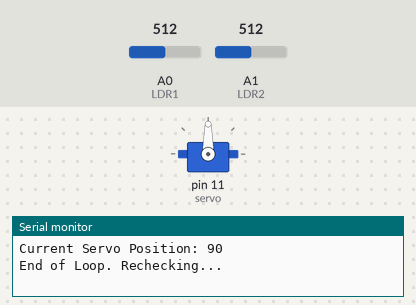
Simulated run of this sketch. Board: Arduino Uno, built with avr-gcc and run on an emulated ATmega328P. Parts: servo, the last lines printed to the serial monitor. The test bench sets the inputs (shaded band); at power-on: A0 (LDR1) = 512, A1 (LDR2) = 512.

Above: at 2.2 s.
2.3 s: A0 (LDR1) set to 536
At 2.64 s:
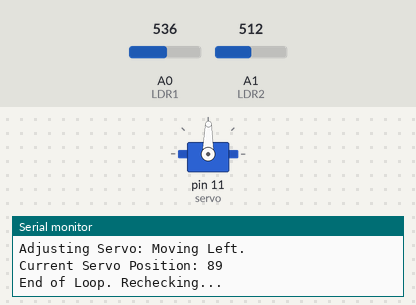
5.3 s: A1 (LDR2) set to 535
8.3 s: A0 (LDR1) set to 716
At 11.2 s:
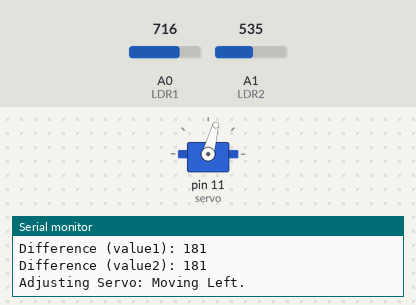
11.3 s: A1 (LDR2) set to 717
At 12.3 s:
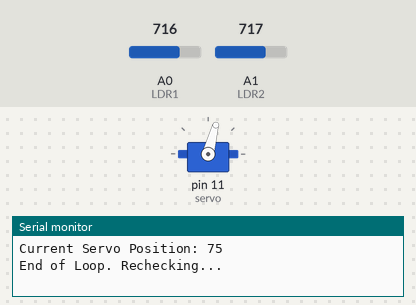
12.8 s: A1 (LDR2) set to 734
At 13.1 s:
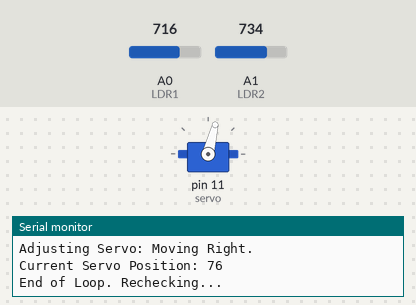
15.8 s: A1 (LDR2) set to 511
Timing chart, 0 to 27.4 s (numbered marks = the images above; inputs shaded):
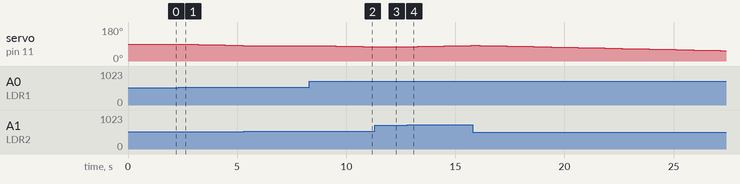

The sketch:

SunTracking_SolarPanel.ino
```cpp
/*
  Solar Tracking System
  Home Page

  This program is designed to track the position of the sun using two LDR sensors and a servo motor.
  It adjusts the servo motor's position to ensure the solar panel is aligned with the light source.

  Components:
  - Two LDR sensors connected to analog pins A0 and A1
  - One servo motor connected to digital PWM pin 11
*/

// Include the servo library to control the servo motor
#include <Servo.h>

// Define the pins connected to the LDR sensors
#define LDR1 A0 // Analog pin for LDR1
#define LDR2 A1 // Analog pin for LDR2

// Define the allowable error margin for comparing LDR readings
#define error 10 // Error value can be adjusted based on sensitivity requirements

// Initialize the starting position for the servo motor
int Spoint = 90; // Initial servo angle, can be modified for different starting positions

// Create a servo object to interact with the servo motor
Servo servo;

// The setup function runs once when the program starts
void setup() {
  // Attach the servo motor to pin 11
  servo.attach(11);

  // Move the servo to its starting position
  servo.write(Spoint);

  // Pause to allow the servo motor to stabilize
  delay(1000);

  // Optional: Print a message to the Serial Monitor for debugging purposes
  Serial.begin(9600); // Initialize Serial Monitor communication at 9600 baud rate
  Serial.println("System Initialized. Starting Position Set.");
}

// The loop function runs continuously after setup
void loop() {
  // Step 1: Read the values from the LDR sensors
  int ldr1 = analogRead(LDR1); // Read analog value from LDR1
  delay(10); // Short delay to stabilize the reading

  int ldr2 = analogRead(LDR2); // Read analog value from LDR2
  delay(10); // Short delay to stabilize the reading

  // Print the LDR readings to the Serial Monitor for debugging
  Serial.print("LDR1 Reading: ");
  Serial.println(ldr1);
  Serial.print("LDR2 Reading: ");
  Serial.println(ldr2);

  // Step 2: Calculate the absolute differences between the readings
  int value1 = abs(ldr1 - ldr2); // Difference when LDR1 is greater
  int value2 = abs(ldr2 - ldr1); // Difference when LDR2 is greater

  // Print the calculated differences to the Serial Monitor
  Serial.print("Difference (value1): ");
  Serial.println(value1);
  Serial.print("Difference (value2): ");
  Serial.println(value2);

  // Step 3: Check if the difference is within the error margin
  if ((value1 <= error) || (value2 <= error)) {
    // Case 1: Differences are small enough to ignore
    Serial.println("No significant movement required. Servo remains in position.");
  } else {
    // Case 2: Adjust the servo based on LDR readings
    if (ldr1 > ldr2) {
      Spoint--; // Decrease the servo angle if LDR1 detects more light
      delay(15); // Add a delay for smooth movement
      Serial.println("Adjusting Servo: Moving Left.");
    }

    if (ldr1 < ldr2) {
      Spoint++; // Increase the servo angle if LDR2 detects more light
      delay(15); // Add a delay for smooth movement
      Serial.println("Adjusting Servo: Moving Right.");
    }
  }

  // Step 4: Write the new position to the servo motor
  servo.write(Spoint);

  // Step 5: Print the current servo position to the Serial Monitor
  Serial.print("Current Servo Position: ");
  Serial.println(Spoint);

  // Step 6: Add a delay to control the update frequency
  delay(100);

  // Optional: End of loop message for clarity
  Serial.println("End of Loop. Rechecking...");
  delay(200); // Additional delay for clarity and control
}
```

Measured:
- after the input at 2.3 s, servo on pin 11 (servo): moves from 90° to 82° over 2.8 s, starting after 0.11 s
- after the input at 5.3 s, servo on pin 11 (servo): stays 82° (without the input it goes to 81° after 0.36 s)
- after the input at 8.3 s, servo on pin 11 (servo): moves from 82° to 75° over 2.4 s, starting after 0.41 s
- after the input at 11.3 s, servo on pin 11 (servo): stays 75° (without the input it goes to 74° after 0.26 s)
- after the input at 12.8 s, servo on pin 11 (servo): moves from 75° to 83° over 2.8 s, starting after 0.07 s
